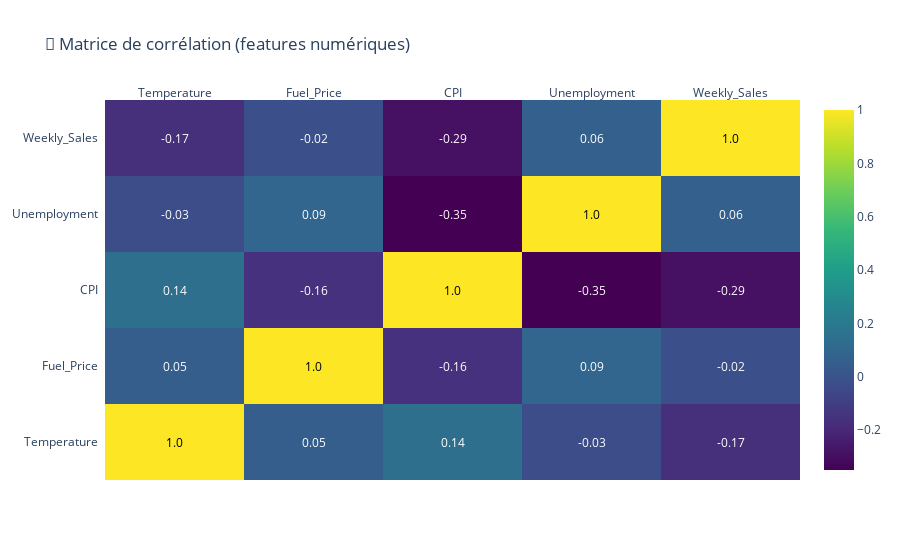

Write notebook code for a chart like this one.
### Markdown cell above
#### Correlation matrix

### Code cell
# Numeric columns
numeric_cols = ['Temperature','Fuel_Price','CPI','Unemployment','Weekly_Sales']

# Matrice de corrélation
corr_matrix = data[numeric_cols].corr().round(2)

# Affichage avec Plotly
fig = ff.create_annotated_heatmap(
    z=corr_matrix.values,
    x=corr_matrix.columns.tolist(),
    y=corr_matrix.index.tolist(),
    colorscale='Viridis',
    showscale=True
)
fig.update_layout(title="🔗 Matrice de corrélation (features numériques)")
fig.show()

### Figure 1 — Plotly figure (JSON) as saved in the notebook; plotly's stock layout.template omitted (floating-point values rounded to 4 significant figures)
{"data": [{"colorscale": [[0, "#440154"], [0.1111, "#482878"], [0.2222, "#3e4989"], [0.3333, "#31688e"], [0.4444, "#26828e"], [0.5556, "#1f9e89"], [0.6667, "#35b779"], [0.7778, "#6ece58"], [0.8889, "#b5de2b"], [1, "#fde725"]], "reversescale": false, "showscale": true, "type": "heatmap", "x": ["Temperature", "Fuel_Price", "CPI", "Unemployment", "Weekly_Sales"], "y": ["Temperature", "Fuel_Price", "CPI", "Unemployment", "Weekly_Sales"], "z": [[1, 0.05, 0.14, -0.03, -0.17], [0.05, 1, -0.16, 0.09, -0.02], [0.14, -0.16, 1, -0.35, -0.29], [-0.03, 0.09, -0.35, 1, 0.06], [-0.17, -0.02, -0.29, 0.06, 1]]}], "layout": {"annotations": [{"font": {"color": "#000000"}, "showarrow": false, "text": "1.0", "x": "Temperature", "xref": "x", "y": "Temperature", "yref": "y"}, {"font": {"color": "#FFFFFF"}, "showarrow": false, "text": "0.05", "x": "Fuel_Price", "xref": "x", "y": "Temperature", "yref": "y"}, {"font": {"color": "#FFFFFF"}, "showarrow": false, "text": "0.14", "x": "CPI", "xref": "x", "y": "Temperature", "yref": "y"}, {"font": {"color": "#FFFFFF"}, "showarrow": false, "text": "-0.03", "x": "Unemployment", "xref": "x", "y": "Temperature", "yref": "y"}, {"font": {"color": "#FFFFFF"}, "showarrow": false, "text": "-0.17", "x": "Weekly_Sales", "xref": "x", "y": "Temperature", "yref": "y"}, {"font": {"color": "#FFFFFF"}, "showarrow": false, "text": "0.05", "x": "Temperature", "xref": "x", "y": "Fuel_Price", "yref": "y"}, {"font": {"color": "#000000"}, "showarrow": false, "text": "1.0", "x": "Fuel_Price", "xref": "x", "y": "Fuel_Price", "yref": "y"}, {"font": {"color": "#FFFFFF"}, "showarrow": false, "text": "-0.16", "x": "CPI", "xref": "x", "y": "Fuel_Price", "yref": "y"}, {"font": {"color": "#FFFFFF"}, "showarrow": false, "text": "0.09", "x": "Unemployment", "xref": "x", "y": "Fuel_Price", "yref": "y"}, {"font": {"color": "#FFFFFF"}, "showarrow": false, "text": "-0.02", "x": "Weekly_Sales", "xref": "x", "y": "Fuel_Price", "yref": "y"}, {"font": {"color": "#FFFFFF"}, "showarrow": false, "text": "0.14", "x": "Temperature", "xref": "x", "y": "CPI", "yref": "y"}, {"font": {"color": "#FFFFFF"}, "showarrow": false, "text": "-0.16", "x": "Fuel_Price", "xref": "x", "y": "CPI", "yref": "y"}, {"font": {"color": "#000000"}, "showarrow": false, "text": "1.0", "x": "CPI", "xref": "x", "y": "CPI", "yref": "y"}, {"font": {"color": "#FFFFFF"}, "showarrow": false, "text": "-0.35", "x": "Unemployment", "xref": "x", "y": "CPI", "yref": "y"}, {"font": {"color": "#FFFFFF"}, "showarrow": false, "text": "-0.29", "x": "Weekly_Sales", "xref": "x", "y": "CPI", "yref": "y"}, {"font": {"color": "#FFFFFF"}, "showarrow": false, "text": "-0.03", "x": "Temperature", "xref": "x", "y": "Unemployment", "yref": "y"}, {"font": {"color": "#FFFFFF"}, "showarrow": false, "text": "0.09", "x": "Fuel_Price", "xref": "x", "y": "Unemployment", "yref": "y"}, {"font": {"color": "#FFFFFF"}, "showarrow": false, "text": "-0.35", "x": "CPI", "xref": "x", "y": "Unemployment", "yref": "y"}, {"font": {"color": "#000000"}, "showarrow": false, "text": "1.0", "x": "Unemployment", "xref": "x", "y": "Unemployment", "yref": "y"}, {"font": {"color": "#FFFFFF"}, "showarrow": false, "text": "0.06", "x": "Weekly_Sales", "xref": "x", "y": "Unemployment", "yref": "y"}, {"font": {"color": "#FFFFFF"}, "showarrow": false, "text": "-0.17", "x": "Temperature", "xref": "x", "y": "Weekly_Sales", "yref": "y"}, {"font": {"color": "#FFFFFF"}, "showarrow": false, "text": "-0.02", "x": "Fuel_Price", "xref": "x", "y": "Weekly_Sales", "yref": "y"}, {"font": {"color": "#FFFFFF"}, "showarrow": false, "text": "-0.29", "x": "CPI", "xref": "x", "y": "Weekly_Sales", "yref": "y"}, {"font": {"color": "#FFFFFF"}, "showarrow": false, "text": "0.06", "x": "Unemployment", "xref": "x", "y": "Weekly_Sales", "yref": "y"}, {"font": {"color": "#000000"}, "showarrow": false, "text": "1.0", "x": "Weekly_Sales", "xref": "x", "y": "Weekly_Sales", "yref": "y"}], "title": {"text": "🔗 Matrice de corrélation (features numériques)"}, "xaxis": {"dtick": 1, "gridcolor": "rgb(0, 0, 0)", "side": "top", "ticks": ""}, "yaxis": {"dtick": 1, "ticks": "", "ticksuffix": "  "}}}
